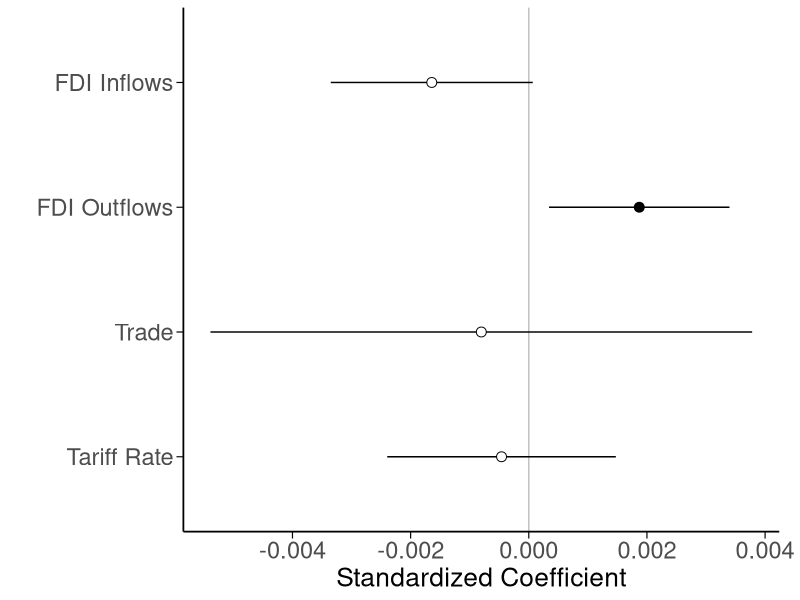

Write R code to recreate this figure. (Note: this script raises an error after producing the figure.)
# SETWD ===========================
rm(list = ls())

# LIBRARIES ===========================
library(tidyverse)
library(lmtest)
library(plm)

# IMPORT DATA ===========================
full_panel <- read.csv("data/full_panel.csv")

# CLEAN SAMPLE ===========================
temp <- full_panel %>%
  filter(!is.na(lag_fdi_inflows),
         !is.na(lag_fdi_outflows),
         !is.na(lag_trade),
         !is.na(lag_tariff_rate),
         !is.na(lag_gdppc),
         !is.na(lag_gdp_growth),
         !is.na(lag_inflation))

temp <- temp %>%
  group_by(country) %>%
  filter(n() > 4) %>%
  ungroup()

## I credit Rau and Stokes (2025) for this figure idea. I use their code as a basis for mine.
# Standardize variables
temp <- temp %>%
  mutate(lag_fdi_inflows_stan = as.numeric(scale(lag_fdi_inflows)),
         lag_fdi_outflows_stan = as.numeric(scale(lag_fdi_outflows)),
         lag_trade_stan = as.numeric(scale(lag_trade)),
         lag_tariff_rate_stan = as.numeric(scale(lag_tariff_rate)),
         lag_gdppc_stan = as.numeric(scale(log(lag_gdppc))),
         lag_gdp_growth_stan = as.numeric(scale(lag_gdp_growth)),
         lag_inflation_stan = as.numeric(scale(lag_inflation)))

# Run m6 from Table 3 with standardized variables
m6 <- plm(equallaw ~ lag_fdi_inflows_stan + lag_fdi_outflows_stan +
             lag_trade_stan + lag_tariff_rate_stan + lag_gdppc_stan +
             lag_gdp_growth_stan + lag_inflation_stan + lag_equallaw + lag2_equallaw,
           data = temp,
           index = c("country", "year"),
           model = "within",
           effect = "twoways")

crse6 <- coeftest(m6, vcovHC(m6, type = "HC1", cluster = "group"))
crse6

# Extract relevant data and construct table
var_names <- c("FDI Inflows", "FDI Outflows", "Trade", "Tariff Rate")

coefs <- crse6[c("lag_fdi_inflows_stan", "lag_fdi_outflows_stan",
                  "lag_trade_stan", "lag_tariff_rate_stan"), 1]

ses <- crse6[c("lag_fdi_inflows_stan", "lag_fdi_outflows_stan",
                "lag_trade_stan", "lag_tariff_rate_stan"), 2]

sig <- as.numeric(crse6[c("lag_fdi_inflows_stan", "lag_fdi_outflows_stan",
                           "lag_trade_stan", "lag_tariff_rate_stan"), 4] < 0.05)

fig3B_df <- data.frame(var_names, coefs, ses, sig) %>%
  mutate(var_nums = c(1, 2, 3, 4)) %>%
  mutate(vf = fct_reorder(as.factor(var_names), -var_nums))

# Plot -----
figure_3B <- fig3B_df %>%
  ggplot(aes(x = coefs, y = vf, shape = as.factor(sig))) +
  geom_vline(xintercept = 0, color = "gray75") +
  geom_errorbarh(aes(xmin = coefs - 1.96*ses, xmax = coefs + 1.96*ses), height = 0) +
  geom_point(fill = "white", size = 3) +
  labs(
    x = "Standardized Coefficient", y = "") +
  scale_shape_manual(values = c(21, 19)) +
  theme_bw() +
  theme(
    legend.position   = "none",
    panel.grid        = element_blank(),
    panel.border      = element_blank(),
    axis.title.x      = element_text(size = 19),
    axis.title.y      = element_text(size = 19),
    axis.text.x       = element_text(size = 17),
    axis.text.y       = element_text(size = 17),
    axis.line         = element_line(color = "black", linewidth = 0.6),
    axis.ticks        = element_line(color = "black", linewidth = 0.4),
    axis.ticks.length = unit(5, "pt"),
      plot.margin       = margin(5.5, 15, 5.5, 5.5)
  )

ggsave("figures/figure_3B.pdf", plot = figure_3B, device = cairo_pdf)
